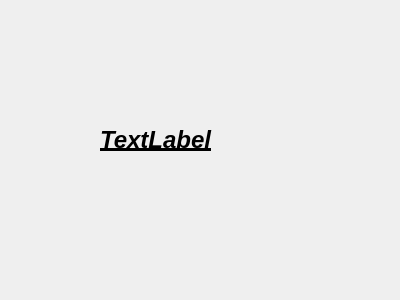
<?xml version="1.0" encoding="UTF-8"?>
<ui version="4.0">
 <class>Dialog</class>
 <widget class="QDialog" name="Dialog">
  <property name="geometry">
   <rect>
    <x>0</x>
    <y>0</y>
    <width>400</width>
    <height>300</height>
   </rect>
  </property>
  <property name="windowTitle">
   <string>Dialog</string>
  </property>
  <widget class="QLabel" name="label">
   <property name="geometry">
    <rect>
     <x>100</x>
     <y>90</y>
     <width>181</width>
     <height>101</height>
    </rect>
   </property>
   <property name="text">
    <string>&lt;html&gt;&lt;head/&gt;&lt;body&gt;&lt;p&gt;&lt;span style=&quot; font-size:18pt; font-weight:600; font-style:italic; text-decoration: underline;&quot;&gt;TextLabel&lt;/span&gt;&lt;/p&gt;&lt;/body&gt;&lt;/html&gt;</string>
   </property>
  </widget>
 </widget>
 <layoutdefault spacing="6" margin="11"/>
 <resources/>
 <connections/>
</ui>
